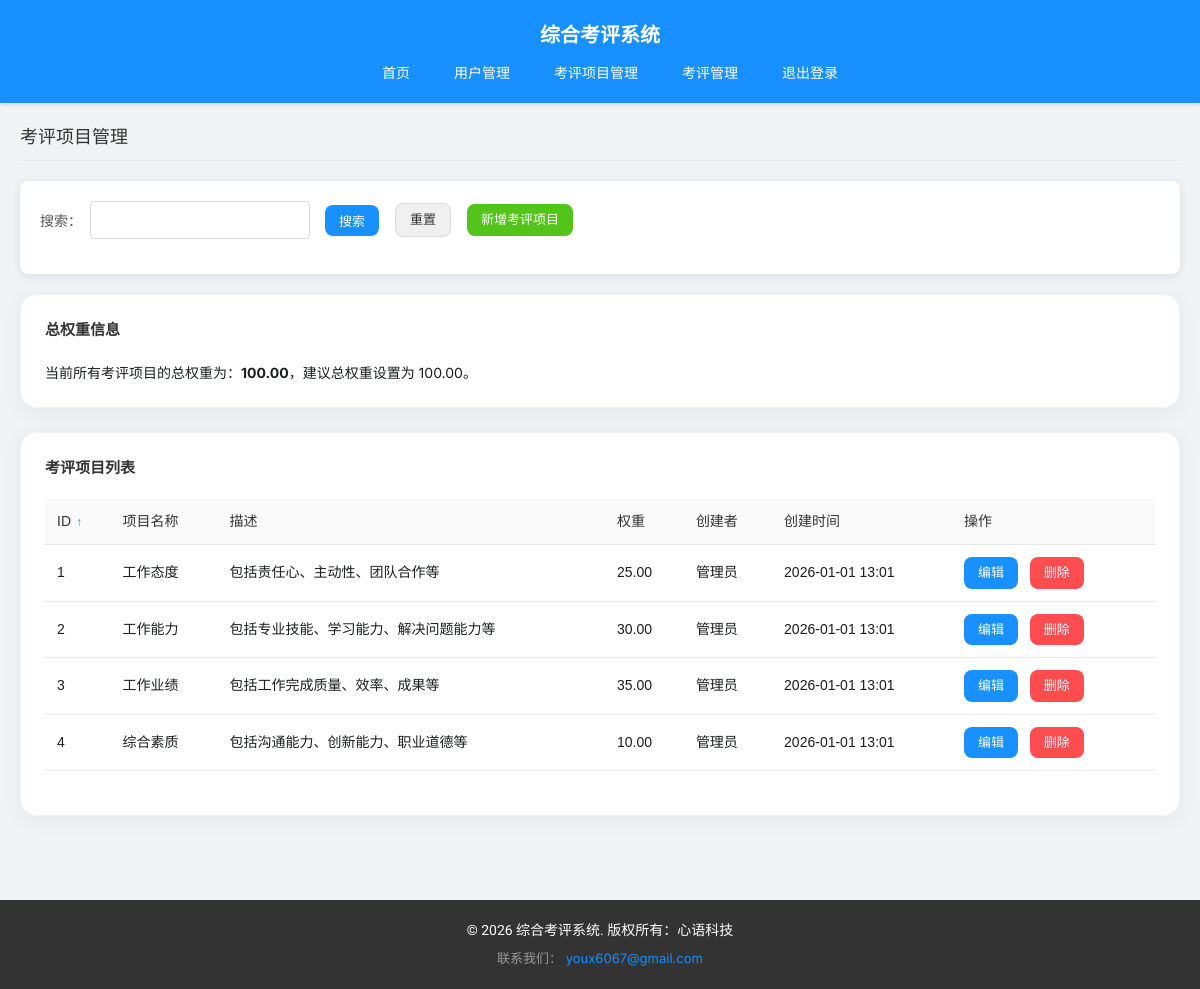
Screenshot of /admin/item_management.php (signed in) with the database file from the repository.
### tables this page shows
CREATE TABLE IF NOT EXISTS assessment_items (
    id INT AUTO_INCREMENT PRIMARY KEY,
    name VARCHAR(100) NOT NULL,
    description TEXT,
    weight DECIMAL(5,2) NOT NULL,
    created_by INT NOT NULL,
    created_at DATETIME DEFAULT CURRENT_TIMESTAMP,
    FOREIGN KEY (created_by) REFERENCES users(id)
);

### includes/functions.php (called while the page is built, shortened)
<?php
require_once 'db.php';
function get_total_weight()
{
    global $pdo;
    $stmt = $pdo->query("SELECT SUM(weight) AS total_weight FROM assessment_items");
    $result = $stmt->fetch();
    return $result['total_weight'];
}

### admin/item_management.php (the view, shortened to what this page needs)
<?php
require_once '../includes/functions.php';
$search = isset($_GET['search']) ? $_GET['search'] : '';
$page = isset($_GET['page']) ? (int)$_GET['page'] : 1;
$limit = 10;
$where = [];
$params = [];
$where_clause = $where ? "WHERE " . implode(" AND ", $where) : "";
$sort = isset($_GET['sort']) ? $_GET['sort'] : 'id';
$order = isset($_GET['order']) ? $_GET['order'] : 'ASC';
$order = strtoupper($order) === 'ASC' ? 'ASC' : 'DESC';
global $pdo;
$offset = ($page - 1) * $limit;
$stmt = $pdo->prepare("SELECT * FROM assessment_items $where_clause ORDER BY $sort $order LIMIT ? OFFSET ?");
$select_params = $params;
$select_params[] = $limit;
$select_params[] = $offset;
$stmt->execute($select_params);
$items = $stmt->fetchAll();
$creators = [];
if (!empty($items)) {
    $creator_ids = array_unique(array_column($items, 'created_by'));
    $placeholders = implode(',', array_fill(0, count($creator_ids), '?'));
    $stmt = $pdo->prepare("SELECT id, realname FROM users WHERE id IN ($placeholders)");
    $stmt->execute($creator_ids);
    $creator_data = $stmt->fetchAll();
    foreach ($creator_data as $creator) {
        $creators[$creator['id']] = $creator['realname'];
    }
}
$total_weight = get_total_weight();
?>
<?php include '../includes/header.php'; ?>
<div class="page-title">
    考评项目管理
</div>
<div class="filter-container">
    <form method="GET" action="item_management.php">
        <div class="filter-row">
            <div class="filter-item">
                <label for="search">搜索：</label>
                <input type="text" id="search" name="search" value="<?php echo $search; ?>">
            </div>
            <div class="filter-item">
                <button type="submit" class="btn btn-primary">搜索</button>
                <a href="item_management.php" class="btn btn-default">重置</a>
                <a href="add_item.php" class="btn btn-success">新增考评项目</a>
            </div>
        </div>
    </form>
</div>
<div class="card">
    <div class="card-header">
        <h3 class="card-title">总权重信息</h3>
    </div>
    <div class="card-body">
        <p>当前所有考评项目的总权重为：<strong><?php echo $total_weight; ?></strong>，建议总权重设置为 100.00。</p>
    </div>
</div>
<div class="card">
    <div class="card-header">
        <h3 class="card-title">考评项目列表</h3>
    </div>
    <div class="card-body">
        <div class="table-container">
            <table class="sortable-table">
                <thead>
                    <tr>
                        <th>
                            <a href="?search=<?php echo $search; ?>&sort=id&order=<?php echo $order === 'ASC' ? 'DESC' : 'ASC'; ?>" class="sort-link <?php echo $sort === 'id' ? 'active' : ''; ?>">
                                ID
                                <span class="sort-arrow"><?php echo $sort === 'id' && $order === 'ASC' ? '↑' : '↓'; ?></span>
                            </a>
                        </th>
                        <th>项目名称</th>
                        <th>描述</th>
                        <th>权重</th>
                        <th>创建者</th>
                        <th>创建时间</th>
                        <th>操作</th>
                    </tr>
                </thead>
                <tbody>
                    <?php if (empty($items)): ?>
                        <tr>
                            <td colspan="7" style="text-align: center; padding: 20px;">暂无考评项目数据</td>
                        </tr>
                    <?php else: ?>
                        <?php foreach ($items as $item): ?>
                            <tr>
                                <td><?php echo $item['id']; ?></td>
                                <td><?php echo $item['name']; ?></td>
                                <td><?php echo $item['description']; ?></td>
                                <td><?php echo $item['weight']; ?></td>
                                <td><?php echo $creators[$item['created_by']]; ?></td>
                                <td><?php echo date('Y-m-d H:i', strtotime($item['created_at'])); ?></td>
                                <td>
                                    <a href="edit_item.php?id=<?php echo $item['id']; ?>" class="btn btn-primary">编辑</a>
                                    <a href="delete_item.php?id=<?php echo $item['id']; ?>" class="btn btn-danger" onclick="return confirmDelete('确定要删除考评项目 <?php echo $item['name']; ?> 吗？')">删除</a>
                                </td>
                            </tr>
                        <?php endforeach; ?>
                    <?php endif; ?>
                </tbody>
            </table>
        </div>
    </div>
</div>
<?php include '../includes/footer.php'; ?>

### includes/header.php (shortened to what this page needs)
<!DOCTYPE html>
<html lang="zh-CN">
<head>
    <?php
    $path_prefix = (file_exists('css/style.css')) ? '' : '../';
    ?>
    <link rel="stylesheet" href="<?php echo $path_prefix; ?>css/style.css">
</head>
<body>
    <header>
        <div class="header-content">
            <div class="logo">
                <h1>综合考评系统</h1>
            </div>
            <nav>
                <ul>
                    <?php if (isset($_SESSION['role'])): ?>
                        <li><a href="<?php echo $path_prefix; ?>index.php">首页</a></li>
                        <?php if ($_SESSION['role'] === 'admin'): ?>
                            <li><a href="<?php echo $path_prefix; ?>admin/user_management.php">用户管理</a></li>
                            <li><a href="<?php echo $path_prefix; ?>admin/item_management.php">考评项目管理</a></li>
                            <li><a href="<?php echo $path_prefix; ?>admin/assessment_management.php">考评管理</a></li>
                        <?php elseif ($_SESSION['role'] === 'teacher'): ?>
                            <li><a href="<?php echo $path_prefix; ?>teacher/scoring.php">评分</a></li>
                            <li><a href="<?php echo $path_prefix; ?>teacher/result_query.php">结果查询</a></li>
                        <?php elseif ($_SESSION['role'] === 'student'): ?>
                            <li><a href="<?php echo $path_prefix; ?>student/result_query.php">结果查询</a></li>
                        <?php endif; ?>
                        <li><a href="<?php echo $path_prefix; ?>logout.php">退出登录</a></li>
                    <?php endif; ?>
                </ul>
            </nav>
        </div>
    </header>
    <main>

### includes/footer.php (shortened to what this page needs)
</main>
<footer>
    <div class="footer-content">
        <p>&copy; 2026 综合考评系统. 版权所有：心语科技</p>
        <div class="footer-contact">
            <span>联系我们：</span>
            <a href="mailto:youx6067@gmail.com">youx6067@gmail.com</a>
        </div>
    </div>
</footer>
</body>
</html>

### css/style.css (style rules this page uses)
* { margin: 0; padding: 0; box-sizing: border-box; }
body { font-family: 'Inter', system-ui, -apple-system, sans-serif; background-color: #f0f2f5; color: #1c1e21; line-height: 1.5; font-size: 14px; display: flex; flex-direction: column; min-height: 100vh; }
table, .form-group input, .form-col input { font-family: 'Noto Sans SC', sans-serif; }
.stat-number, .notification-date, footer p, .btn { font-family: 'Roboto', 'Noto Sans SC', sans-serif; }
header { background-color: #1890ff; color: white; padding: 10px 0; box-shadow: 0 2px 4px rgba(0, 0, 0, 0.1); }
.header-content { display: flex; flex-direction: column; justify-content: center; align-items: center; max-width: 1200px; margin: 0 auto; padding: 10px 20px; gap: 12px; }
.logo h1 { font-family: 'Noto Serif SC', serif; font-size: 20px; font-weight: 900; }
nav ul { display: flex; list-style: none; }
nav ul li { margin-left: 20px; }
nav ul li a { color: white; text-decoration: none; padding: 8px 12px; border-radius: 4px; transition: background-color 0.3s; }
main { flex: 1 0 auto; max-width: 1200px; margin: 20px auto; padding: 0 20px; width: 100%; }
.page-title { font-size: 18px; color: #333; margin-bottom: 20px; padding-bottom: 10px; border-bottom: 1px solid #e8e8e8; }
.card { background-color: white; border-radius: 16px; box-shadow: 0 4px 20px rgba(0, 0, 0, 0.05); padding: 24px; margin-bottom: 24px; border: 1px solid #edf2f7; transition: transform 0.3s ease; }
.card-header { display: flex; justify-content: space-between; align-items: center; margin-bottom: 20px; }
.card-title { font-family: 'Montserrat', sans-serif; font-size: 15px; color: #333; font-weight: 600; }
.btn { display: inline-flex; align-items: center; padding: 6px 14px; border: none; border-radius: 8px; font-size: 13px; font-weight: 500; cursor: pointer; text-decoration: none; transition: all 0.3s cubic-bezier(0.4, 0, 0.2, 1); margin-right: 8px; white-space: nowrap; }
.btn-primary { background-color: #1890ff; color: white; }
.btn-success { background-color: #52c41a; color: white; }
.btn-danger { background-color: #ff4d4f; color: white; }
.btn-default { background-color: #f0f0f0; color: #333; border: 1px solid #d9d9d9; }
.table-container { overflow-x: auto; }
table { width: 100%; border-collapse: collapse; margin-bottom: 20px; }
th, td { padding: 12px; text-align: left; border-bottom: 1px solid #e8e8e8; }
th { background-color: #fafafa; font-weight: 500; color: #333; }
.sortable-table th { cursor: pointer; user-select: none; }
footer { background-color: #333; color: white; text-align: center; padding: 20px 0; margin-top: 40px; flex-shrink: 0; }
.footer-content { max-width: 1200px; margin: 0 auto; padding: 0 20px; display: flex; flex-direction: column; gap: 8px; }
.footer-contact { font-size: 13px; color: #999; }
.footer-contact a { color: #1890ff; text-decoration: none; transition: color 0.3s; }
.filter-container { background-color: white; padding: 20px; border-radius: 8px; box-shadow: 0 2px 8px rgba(0, 0, 0, 0.1); margin-bottom: 20px; }
.filter-row { display: flex; gap: 20px; margin-bottom: 15px; flex-wrap: wrap; }
.filter-item { display: flex; align-items: center; gap: 8px; }
.filter-item label { color: #555; font-weight: 500; }
.filter-item input, .filter-item select { padding: 8px; border: 1px solid #d9d9d9; border-radius: 4px; font-size: 14px; }
.filter-item { position: relative; display: flex; align-items: center; }
.filter-item input[type="text"], .filter-item select { width: 220px; box-sizing: border-box; height: 38px; }
.filter-row { align-items: center; gap: 15px; }
.sort-link { color: #333; text-decoration: none; display: inline-flex; align-items: center; gap: 5px; }
.sort-arrow { font-size: 12px; color: #999; }
.sort-link.active .sort-arrow { color: #1890ff; font-weight: bold; }

### rows the page displays
assessment_items: id "1", name "工作态度", description "包括责任心、主动性、团队合作等", weight "25.00", created_by "管理员", created_at "2026-01-01 13:01"
assessment_items: id "2", name "工作能力", description "包括专业技能、学习能力、解决问题能力等", weight "30.00", created_by "管理员", created_at "2026-01-01 13:01"
assessment_items: id "3", name "工作业绩", description "包括工作完成质量、效率、成果等", weight "35.00", created_by "管理员", created_at "2026-01-01 13:01"
assessment_items: id "4", name "综合素质", description "包括沟通能力、创新能力、职业道德等", weight "10.00", created_by "管理员", created_at "2026-01-01 13:01"

### other values shown
$total_weight "100.00"
